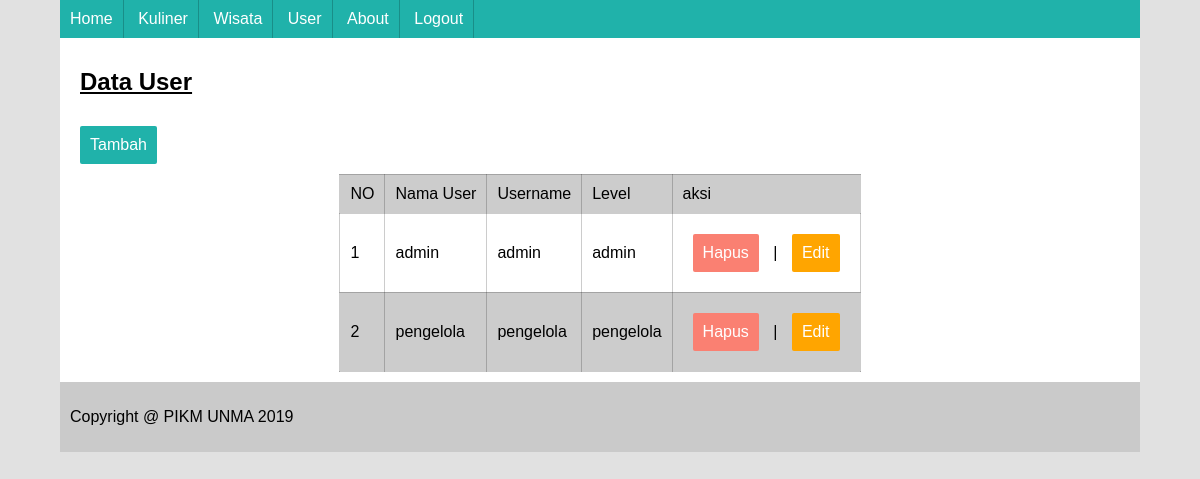
Screenshot of /dashboard.php?menu=user (signed in) with the database file from the repository.
### tables this page shows
CREATE TABLE `user` (
  `id_user` int(11) NOT NULL,
  `nama_user` varchar(50) NOT NULL,
  `username` varchar(20) NOT NULL,
  `password` text NOT NULL,
  `level` enum('admin','pengelola') NOT NULL
);

### user_dashboard.php (the view, shortened to what this page needs)
<?php
if(!empty($_GET['aksi'])){
	$aksi = $_GET['aksi'];
}else{
	$aksi = "";
}
if($aksi=="tambah"){
?>
<h2>Tambah Data User</h2>
<div class="form-input">
<form enctype="multipart/form-data" action="proses_tambah_user.php" method="POST">
	<table>
		<tr>
			<td>Nama User</td>
			<td><input type="text" name="nama_user" required="required" placeholder="Nama User"></td>
		</tr>
		<tr>
			<td>Username</td>
			<td><input type="text" name="username" required="required" placeholder="Username"></td>
		</tr>
		<tr>
			<td>Password</td>
			<td><input type="text" name="password" required="required" placeholder="Password"></td>
		</tr>
		<tr>
			<td>Level</td>
			<td>
				<select name="level" required="required">
					<option value="">-- Pilih Level --</option>
					<option value="admin">Admin</option>
					<option value="pengelola">Pengelola</option>
				</select>
			</td>
		</tr>
		<tr>
			<td></td>
			<td><input type="submit" name="aksi" value="Simpan"> <input type="button" name="aksi" value="Batal" onclick="document.location='dashboard.php?menu=user'"></td>
		</tr>
	</table>
</form>
</div>
<?php }else{ ?>
<h2>Data User</h2>
<a href="dashboard.php?menu=user&aksi=tambah" class="btn">Tambah</a>
<table border="1" class="table" align="center" cellpadding="10">
	<tr>
		<td>NO</td>
		<td>Nama User</td>
		<td>Username</td>
		<td>Level</td>
		<td>aksi</td>
	</tr>
	<?php
	$no = 0;
	$sql = mysql_query("SELECT * FROM user");
	while ($hasil = mysql_fetch_array($sql)) {
		?>
		<tr>
			<td><?php echo ++$no ?></td>
			<td><?php echo $hasil['nama_user']; ?></td>
			<td><?php echo $hasil['username']; ?></td>
			<td><?php echo $hasil['level']; ?></td>
			<td>
				<a class="btn-danger" href="proses_hapus_user.php?id_user=<?php echo $hasil['id_user'] ?>" onclick="return confirm('anda yakin ingin menghapus?')">Hapus</a> |
				<a class="btn-info" href="dashboard.php?menu=user&aksi=edit&id_user=<?php echo $hasil['id_user'] ?>">Edit</a>
			</td>
		</tr>
		<?php
	}
	?>
</table>
<?php } ?>

### style.css (style rules this page uses)
body { margin: 0px; padding: 0px; background-color: #dddddddd; font-family: arial; }
.content h2 { margin-left: 10px; text-decoration: underline; }
.btn { display: inline-block; padding: 10px; color: white; text-decoration: none; margin: 10px; border-radius: 2px; background-color: lightseagreen; }
.table { border-collapse: collapse; border-color: rgba(0,0,0,0.2); }
.table tr:nth-child(odd) { background-color: rgba(0,0,0,0.2); }
.btn-danger { display: inline-block; padding: 10px; color: white; text-decoration: none; margin: 10px; border-radius: 2px; background-color: salmon; }
.btn-info { display: inline-block; padding: 10px; color: white; text-decoration: none; margin: 10px; border-radius: 2px; background-color: orange; }

### rows the page displays
user: nama_user "admin", username "admin", level "admin"
user: nama_user "pengelola", username "pengelola", level "pengelola"
